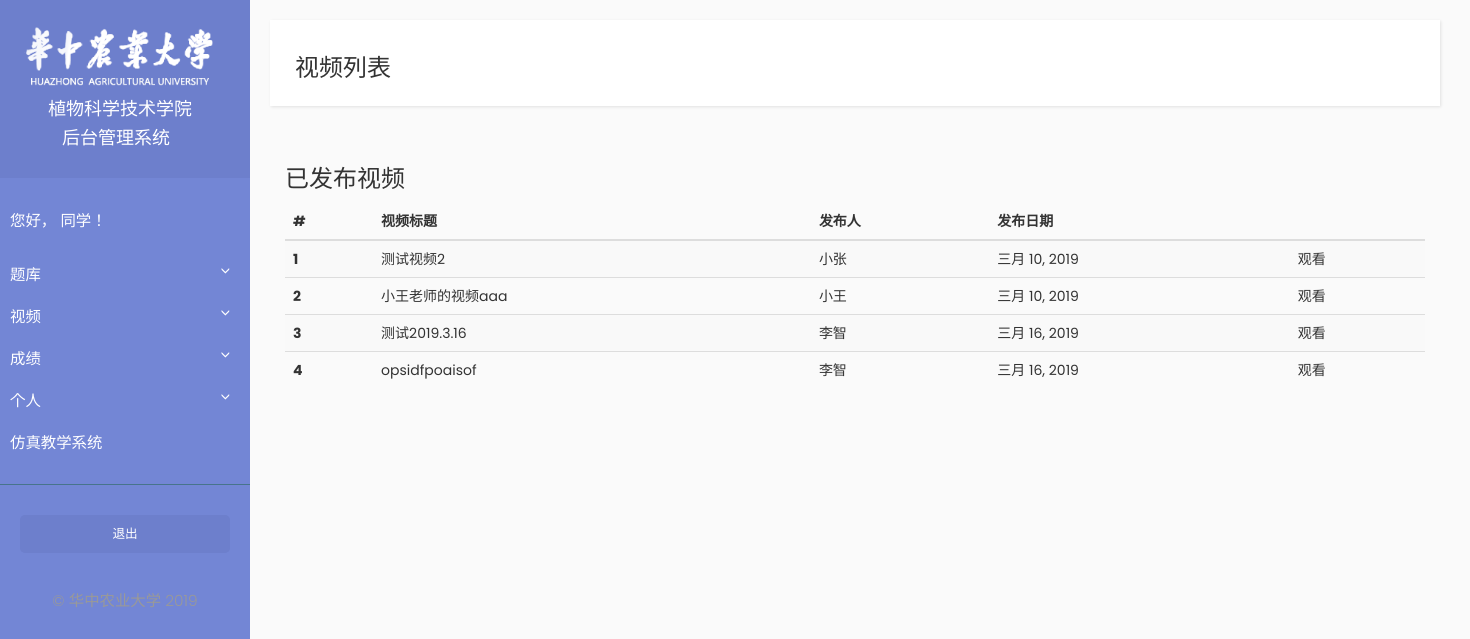
The app's page /student/video_list (signed in), older data.
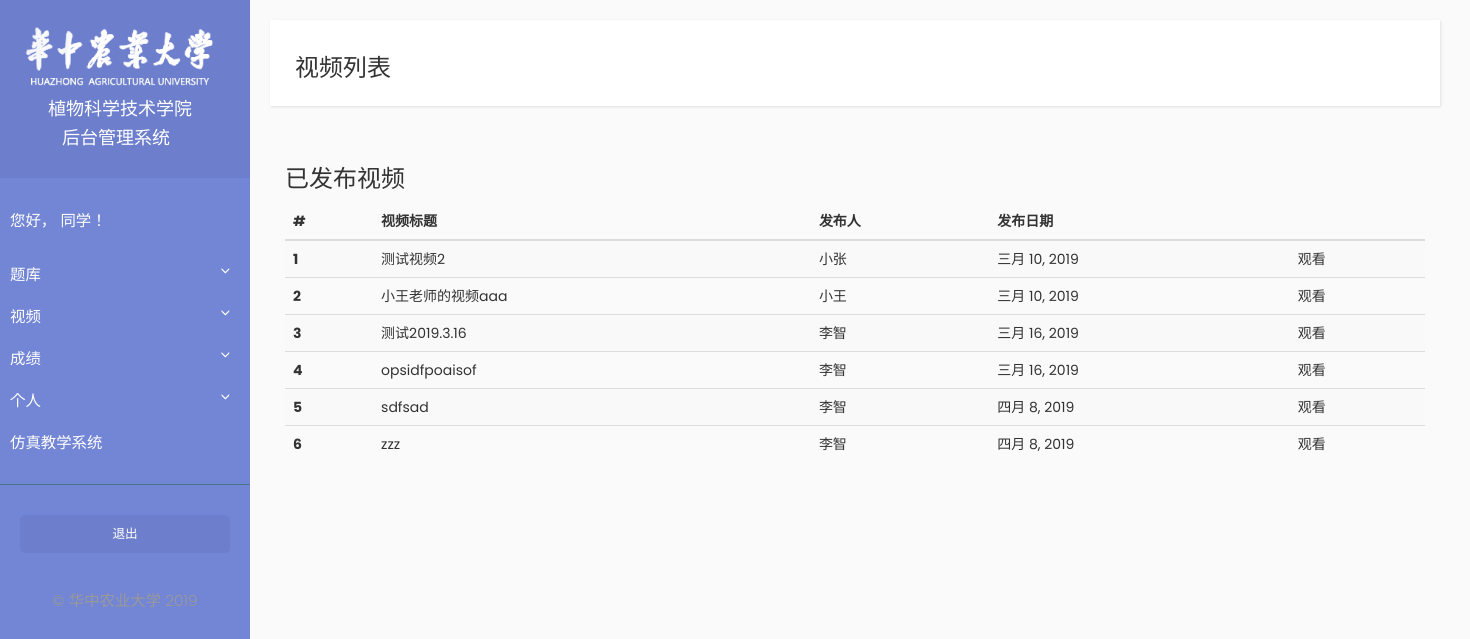
The same page, newer data.
### Video/models.py (models this page shows)
class Video(models.Model):
    title = models.CharField(max_length=255)
    teacher = models.ForeignKey(Teacher, on_delete=models.CASCADE)
    upload_date = models.DateField(auto_now=True)
    video = models.FileField(upload_to=user_directory_path)

### Teacher/models.py (models this page shows, shortened)
class Teacher(models.Model):
    user = models.OneToOneField(User, on_delete=models.CASCADE)
    name = models.CharField(max_length=10)

### Student/views.py (the view)
# urls.py: path('video_list', views.video_list, name='video_list'),
@login_required
def video_list(request):
    videos = Video.objects.all()
    context = {'videos': videos}
    return render(request, 'student/video_list.html', context=context)

### Student/templates/student/video_list.html (shortened to what this page needs)
{% extends "student/base.html" %}
{% block title_block %}
<h3>视频列表</h3>
{% endblock %}
{% block content_block%}
<div class="container">
    <h3>已发布视频</h3>
    <table class="table table-striped">
        <thead>
            <tr>
                <th scope="col">#</th>
                <th scope="col">视频标题</th>
                <th scope="col">发布人</th>
                <th scope="col">发布日期</th>
                <th scope="col"></th>
            </tr>
        </thead>
        <tbody>
            {% for video in videos %}
                <tr>
                    <th scope="row">{{ forloop.counter }}</th>
                    <td>{{ video.title }}</td>
                    <td>{{ video.teacher.name }}</td>
                    <td>{{ video.upload_date|date }}</td>
                    <td><a href="{% url 'video:video_play' video.pk %}">观看</a></td>
                </tr>
            {% endfor %}
        </tbody>
    </table>
</div>
{% endblock %}

Row changes from the older to the newer data that the page shows:
added Video: title "sdfsad", teacher.name "李智", upload_date "四月 8, 2019"
added Video: title "zzz", teacher.name "李智", upload_date "四月 8, 2019"
